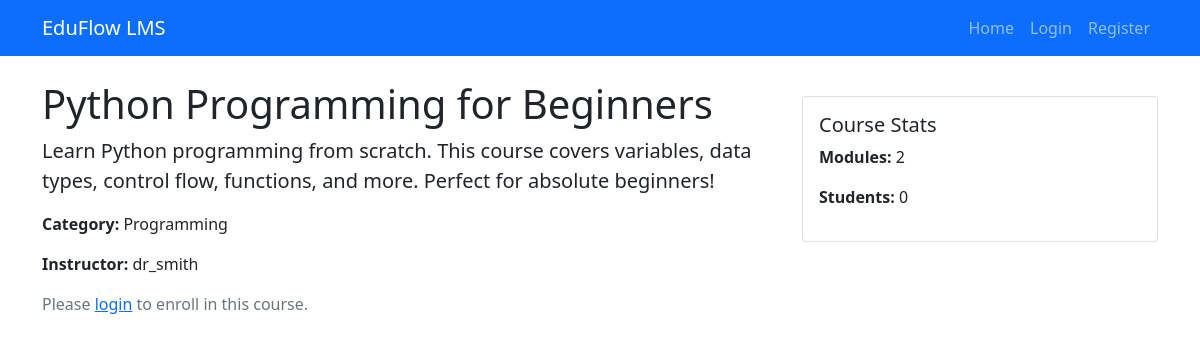
The page /course/1 on the database its author committed.
### models.py (models this page shows)
class Course(db.Model):
    id = db.Column(db.Integer, primary_key=True)
    title = db.Column(db.String(200), nullable=False)
    description = db.Column(db.Text, nullable=False)
    category = db.Column(db.String(100))
    thumbnail = db.Column(db.String(200))
    instructor_id = db.Column(db.Integer, db.ForeignKey('user.id'), nullable=False)
    created_at = db.Column(db.DateTime, default=datetime.utcnow)
    modules = db.relationship('Module', backref='course', lazy=True, cascade='all, delete-orphan')
    enrollments = db.relationship('Enrollment', backref='course', lazy=True)

class User(UserMixin, db.Model):
    id = db.Column(db.Integer, primary_key=True)
    username = db.Column(db.String(80), unique=True, nullable=False)
    email = db.Column(db.String(120), unique=True, nullable=False)
    password = db.Column(db.String(200), nullable=False)
    is_instructor = db.Column(db.Boolean, default=False)
    created_at = db.Column(db.DateTime, default=datetime.utcnow)
    courses_teaching = db.relationship('Course', backref='instructor', lazy=True)
    enrollments = db.relationship('Enrollment', backref='student', lazy=True)

### app.py (the view)
@app.route('/course/<int:course_id>')
def view_course(course_id):
    course = Course.query.get_or_404(course_id)
    is_enrolled = False
    if current_user.is_authenticated:
        enrollment = Enrollment.query.filter_by(
            student_id=current_user.id,
            course_id=course_id
        ).first()
        is_enrolled = enrollment is not None
    return render_template('course.html', course=course, is_enrolled=is_enrolled)

### templates/course.html (shortened to what this page needs)
{% extends "base.html" %}
{% block content %}
<div class="row">
    <div class="col-md-8">
        <h1>{{ course.title }}</h1>
        <p class="lead">{{ course.description }}</p>
        <p><strong>Category:</strong> {{ course.category or 'Uncategorized' }}</p>
        <p><strong>Instructor:</strong> {{ course.instructor.username }}</p>
        {% if is_enrolled %}
            <div class="alert alert-success">
                You are enrolled in this course!
            </div>
            <h3 class="mt-4">Course Modules</h3>
            <div class="list-group">
                {% for module in course.modules|sort(attribute='order') %}
                    <div class="list-group-item">
                        <h5>{{ module.title }}</h5>
                        <p>{{ module.description }}</p>
                        <h6 class="mt-3">Contents:</h6>
                        <ul class="list-unstyled">
                            {% for content in module.contents|sort(attribute='order') %}
                                <li class="mb-2">
                                    <a href="{{ url_for('view_content', course_id=course.id, module_id=module.id, content_id=content.id) }}"
                                       class="text-decoration-none">
                                        {{ content.title }}
                                    </a>
                                </li>
                            {% endfor %}
                        </ul>
                        {% if module.quizzes %}
                            <h6 class="mt-3">Quizzes:</h6>
                            <ul class="list-unstyled">
                                {% for quiz in module.quizzes %}
                                    <li class="mb-2">
                                        <a href="{{ url_for('take_quiz', quiz_id=quiz.id) }}" class="btn btn-sm btn-outline-primary">
                                            Take Quiz: {{ quiz.title }}
                                        </a>
                                    </li>
                                {% endfor %}
                            </ul>
                        {% endif %}
                        {% if module.assignments %}
                            <h6 class="mt-3">Assignments:</h6>
                            <ul class="list-unstyled">
                                {% for assignment in module.assignments %}
                                    <li class="mb-2">
                                        <a href="{{ url_for('submit_assignment', assignment_id=assignment.id) }}"
                                           class="btn btn-sm btn-outline-success">
                                            Submit: {{ assignment.title }}
                                        </a>
                                    </li>
                                {% endfor %}
                            </ul>
                        {% endif %}
                    </div>
                {% endfor %}
            </div>
            <div class="mt-4">
                <a href="{{ url_for('forum', course_id=course.id) }}" class="btn btn-info">
                    Discussion Forum
                </a>
            </div>
        {% else %}
            {% if current_user.is_authenticated %}
                <a href="{{ url_for('enroll_course', course_id=course.id) }}" class="btn btn-primary btn-lg">
                    Enroll Now
                </a>
            {% else %}
                <p class="text-muted">Please <a href="{{ url_for('login') }}">login</a> to enroll in this course.</p>
            {% endif %}
        {% endif %}
    </div>
    <div class="col-md-4">
        <div class="card mt-3">
            <div class="card-body">
                <h5 class="card-title">Course Stats</h5>
                <p><strong>Modules:</strong> {{ course.modules|length }}</p>
                <p><strong>Students:</strong> {{ course.enrollments|length }}</p>
            </div>
        </div>
    </div>
</div>
{% endblock %}

### rows shown on the page
Course: title "Python Programming for Beginners", description "Learn Python programming from scratch. This course covers variables, data types, control flow, functions, and more. Perfect for absolute beginners!", category "Programming"
User: instructor.username "dr_smith"

### other values the page prints
{{ course.modules|length }} "2"
{{ course.enrollments|length }} "0"
